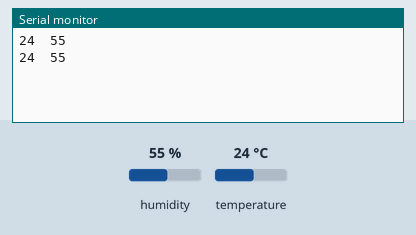
Recording of a sketch running on a simulated Arduino Uno, built with avr-gcc and run on an emulated ATmega328P. Shown: the last lines printed to the serial monitor. The test bench sets the inputs (shaded band); at power-on: humidity 55 %, temperature 24 °C.

Above: at 2.3 s.
2.4 s: humidity set to 22 %
At 4.2 s:
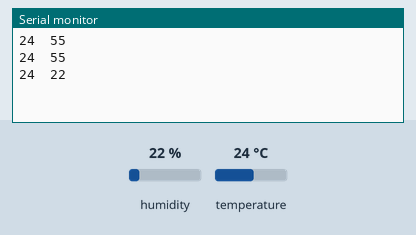
4.5 s: temperature set to 12 °C
At 6.2 s:
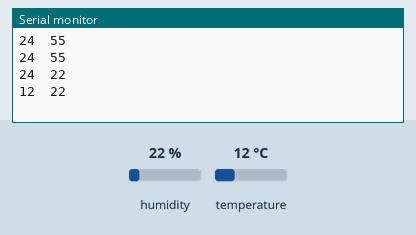
6.6 s: humidity set to 40 %
At 7.0 s:
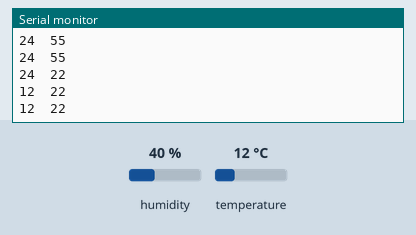
Timing chart, 0 to 9.6 s (numbered marks = the images above; inputs shaded):
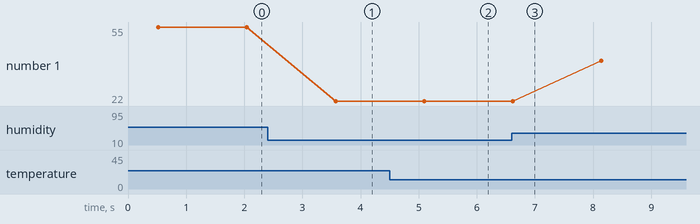

Measured:
- after the input at 2.4 s, the serial monitor: prints a new line after 1.2 s (image 1)
- after the input at 4.5 s, the serial monitor: prints a new line after 0.59 s (image 2)
- plotted number 1: 55 → 22 after the input at 2.4 s, 22 → 40 after the input at 6.6 s

The sketch:

12dhtgraph.ino
```cpp
// Include the DHT11 library for interfacing with the sensor.
#include <DHT11.h>

// Create an instance of the DHT11 class.
// - For Arduino: Connect the sensor to Digital I/O Pin 2.
DHT11 dht11(A1);

void setup() {
    Serial.begin(9600);

}

void loop() {
    int temperature = 0;
    int humidity = 0;

    // Attempt to read the temperature and humidity values from the DHT11 sensor.
    int result = dht11.readTemperatureHumidity(temperature, humidity);

    // int temp1 = dht11.readTemperature();
    // int hum1 = dht11.readHumidity();

    if (result == 0) {
        // Serial.print("Temperature: ");
        Serial.print(temperature,1);
        // Serial.print(" °C\tHumidity: ");
        Serial.print("\t");
        Serial.println(humidity,1);
        // Serial.println(" %");
        delay(1000);
    }
}
```
